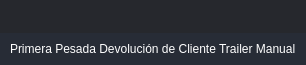
       <widget class="QFrame" name="frame_top">
        <property name="minimumSize">
         <size>
          <width>0</width>
          <height>65</height>
         </size>
        </property>
        <property name="maximumSize">
         <size>
          <width>16777215</width>
          <height>65</height>
         </size>
        </property>
        <property name="styleSheet">
         <string notr="true">background-color: transparent;</string>
        </property>
        <property name="frameShape">
         <enum>QFrame::NoFrame</enum>
        </property>
        <property name="frameShadow">
         <enum>QFrame::Raised</enum>
        </property>
        <layout class="QHBoxLayout" name="horizontalLayout_3">
         <property name="spacing">
          <number>0</number>
         </property>
         <property name="leftMargin">
          <number>0</number>
         </property>
         <property name="topMargin">
          <number>0</number>
         </property>
         <property name="rightMargin">
          <number>0</number>
         </property>
         <property name="bottomMargin">
          <number>0</number>
         </property>
         <item>
          <widget class="QFrame" name="frame_toggle">
           <property name="maximumSize">
            <size>
             <width>70</width>
             <height>16777215</height>
            </size>
           </property>
           <property name="styleSheet">
            <string notr="true">background-color: rgb(27, 29, 35);</string>
           </property>
           <property name="frameShape">
            <enum>QFrame::NoFrame</enum>
           </property>
           <property name="frameShadow">
            <enum>QFrame::Raised</enum>
           </property>
           <layout class="QVBoxLayout" name="verticalLayout_3">
            <property name="spacing">
             <number>0</number>
            </property>
            <property name="leftMargin">
             <number>0</number>
            </property>
            <property name="topMargin">
             <number>0</number>
            </property>
            <property name="rightMargin">
             <number>0</number>
            </property>
            <property name="bottomMargin">
             <number>0</number>
            </property>
           </layout>
          </widget>
         </item>
         <item>
          <widget class="QFrame" name="frame_top_right">
           <property name="styleSheet">
            <string notr="true">background: transparent;</string>
           </property>
           <property name="frameShape">
            <enum>QFrame::NoFrame</enum>
           </property>
           <property name="frameShadow">
            <enum>QFrame::Raised</enum>
           </property>
           <layout class="QVBoxLayout" name="verticalLayout_2">
            <property name="spacing">
             <number>0</number>
            </property>
            <property name="leftMargin">
             <number>0</number>
            </property>
            <property name="topMargin">
             <number>0</number>
            </property>
            <property name="rightMargin">
             <number>0</number>
            </property>
            <property name="bottomMargin">
             <number>0</number>
            </property>
            <item>
             <widget class="QFrame" name="frame_top_btns">
              <property name="maximumSize">
               <size>
                <width>16777215</width>
                <height>42</height>
               </size>
              </property>
              <property name="styleSheet">
               <string notr="true">background-color: rgba(27, 29, 35, 200)</string>
              </property>
              <property name="frameShape">
               <enum>QFrame::NoFrame</enum>
              </property>
              <property name="frameShadow">
               <enum>QFrame::Raised</enum>
              </property>
              <layout class="QHBoxLayout" name="horizontalLayout_4">
               <property name="spacing">
                <number>0</number>
               </property>
               <property name="leftMargin">
                <number>0</number>
               </property>
               <property name="topMargin">
                <number>0</number>
               </property>
               <property name="rightMargin">
                <number>0</number>
               </property>
               <property name="bottomMargin">
                <number>0</number>
               </property>
               <item>
                <widget class="QFrame" name="frame_label_top_btns">
                 <property name="sizePolicy">
                  <sizepolicy hsizetype="Expanding" vsizetype="Preferred">
                   <horstretch>0</horstretch>
                   <verstretch>0</verstretch>
                  </sizepolicy>
                 </property>
                 <property name="frameShape">
                  <enum>QFrame::NoFrame</enum>
                 </property>
                 <property name="frameShadow">
                  <enum>QFrame::Raised</enum>
                 </property>
                 <layout class="QHBoxLayout" name="horizontalLayout_10">
                  <property name="spacing">
                   <number>0</number>
                  </property>
                  <property name="leftMargin">
                   <number>5</number>
                  </property>
                  <property name="topMargin">
                   <number>0</number>
                  </property>
                  <property name="rightMargin">
                   <number>10</number>
                  </property>
                  <property name="bottomMargin">
                   <number>0</number>
                  </property>
                 </layout>
                </widget>
               </item>
               <item alignment="Qt::AlignRight">
                <widget class="QFrame" name="frame_btns_right">
                 <property name="sizePolicy">
                  <sizepolicy hsizetype="Expanding" vsizetype="Preferred">
                   <horstretch>0</horstretch>
                   <verstretch>0</verstretch>
                  </sizepolicy>
                 </property>
                 <property name="maximumSize">
                  <size>
                   <width>120</width>
                   <height>16777215</height>
                  </size>
                 </property>
                 <property name="frameShape">
                  <enum>QFrame::NoFrame</enum>
                 </property>
                 <property name="frameShadow">
                  <enum>QFrame::Raised</enum>
                 </property>
                 <layout class="QHBoxLayout" name="horizontalLayout_5">
                  <property name="spacing">
                   <number>0</number>
                  </property>
                  <property name="leftMargin">
                   <number>0</number>
                  </property>
                  <property name="topMargin">
                   <number>0</number>
                  </property>
                  <property name="rightMargin">
                   <number>0</number>
                  </property>
                  <property name="bottomMargin">
                   <number>0</number>
                  </property>
                 </layout>
                </widget>
               </item>
              </layout>
             </widget>
            </item>
            <item>
             <widget class="QFrame" name="frame_top_info">
              <property name="maximumSize">
               <size>
                <width>16777215</width>
                <height>65</height>
               </size>
              </property>
              <property name="styleSheet">
               <string notr="true">background-color: rgb(39, 44, 54);</string>
              </property>
              <property name="frameShape">
               <enum>QFrame::NoFrame</enum>
              </property>
              <property name="frameShadow">
               <enum>QFrame::Raised</enum>
              </property>
              <layout class="QHBoxLayout" name="horizontalLayout_8">
               <property name="spacing">
                <number>0</number>
               </property>
               <property name="leftMargin">
                <number>10</number>
               </property>
               <property name="topMargin">
                <number>0</number>
               </property>
               <property name="rightMargin">
                <number>10</number>
               </property>
               <property name="bottomMargin">
                <number>0</number>
               </property>
               <item>
                <widget class="QLabel" name="label">
                 <property name="styleSheet">
                  <string notr="true">font: 75 16pt &quot;MS Shell Dlg 2&quot;;
color: rgb(255, 255, 255);</string>
                 </property>
                 <property name="text">
                  <string>Primera Pesada Devolución de Cliente Trailer Manual</string>
                 </property>
                </widget>
               </item>
              </layout>
             </widget>
            </item>
           </layout>
          </widget>
         </item>
        </layout>
       </widget>
